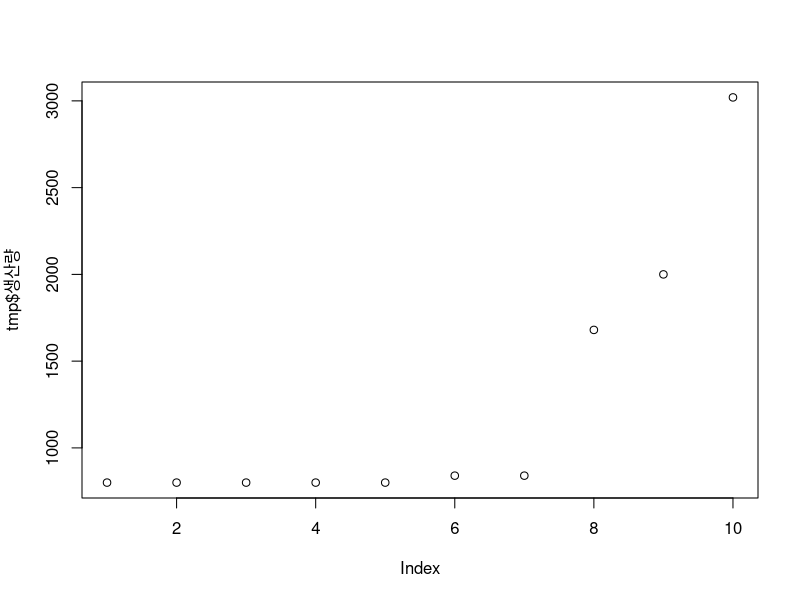
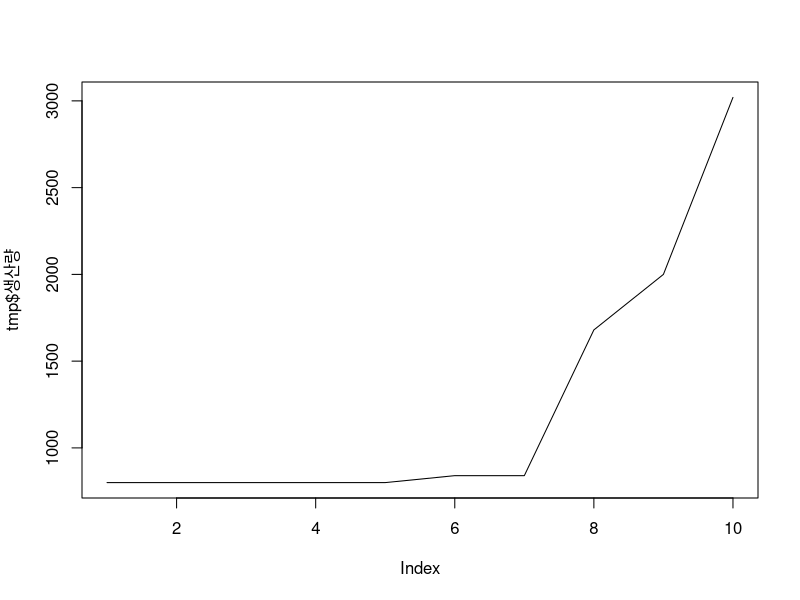
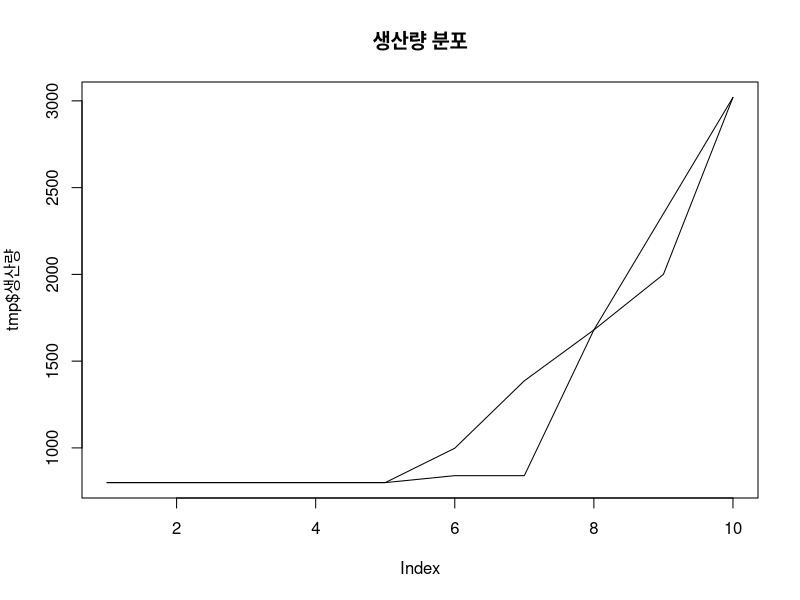
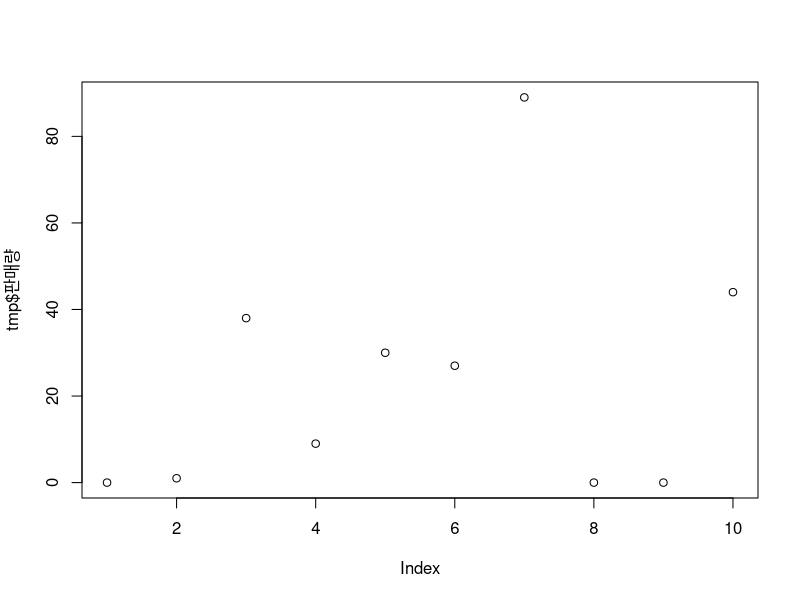
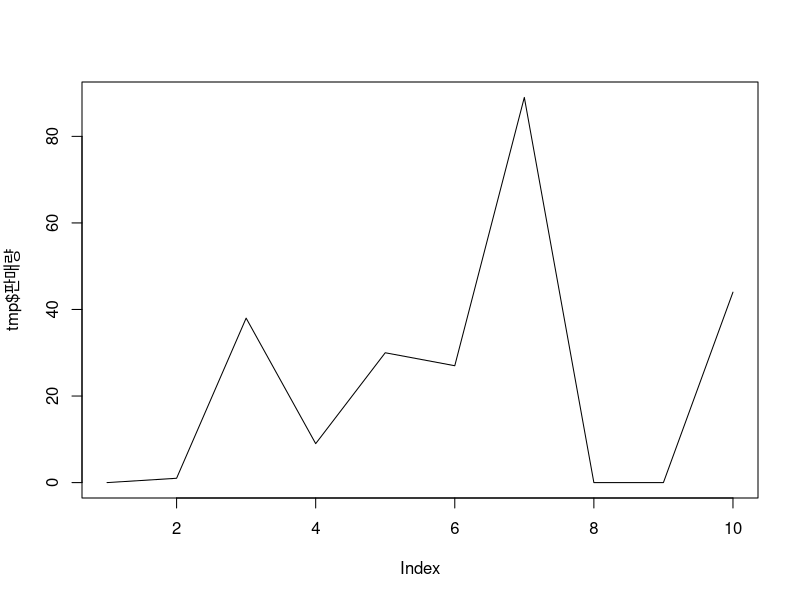
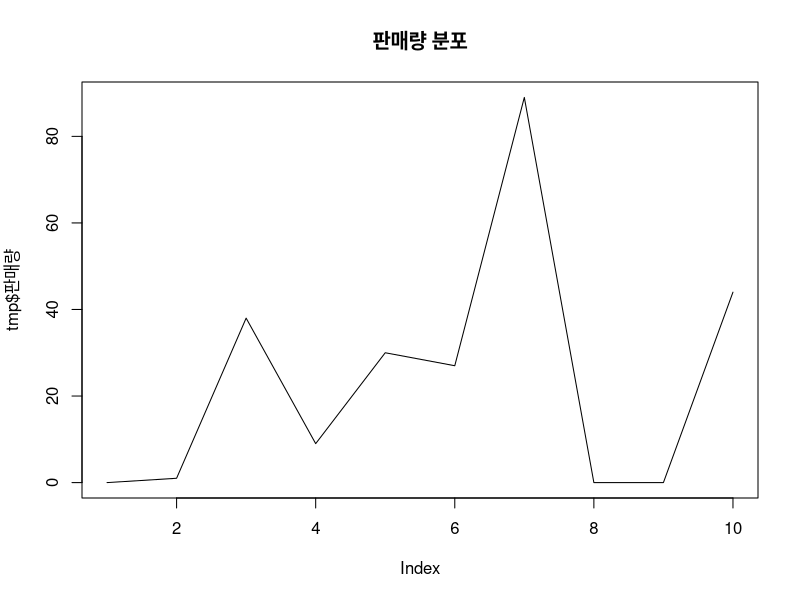
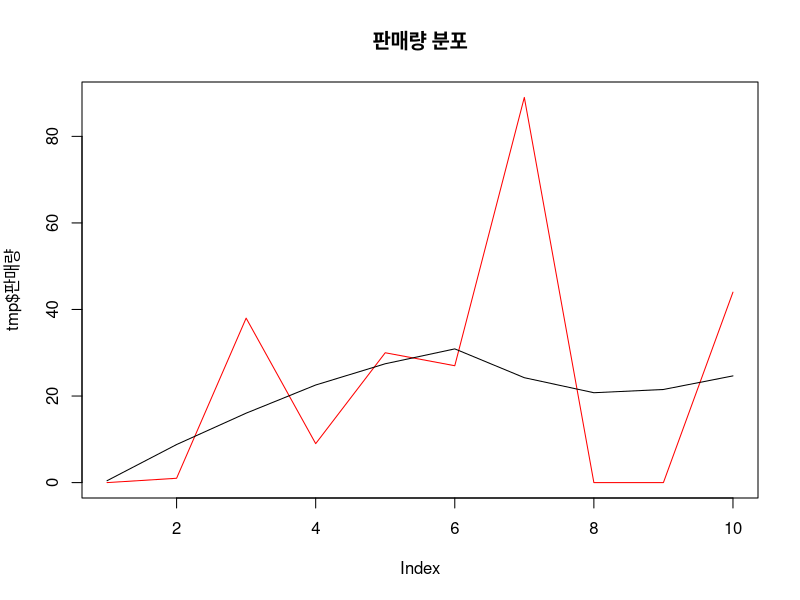
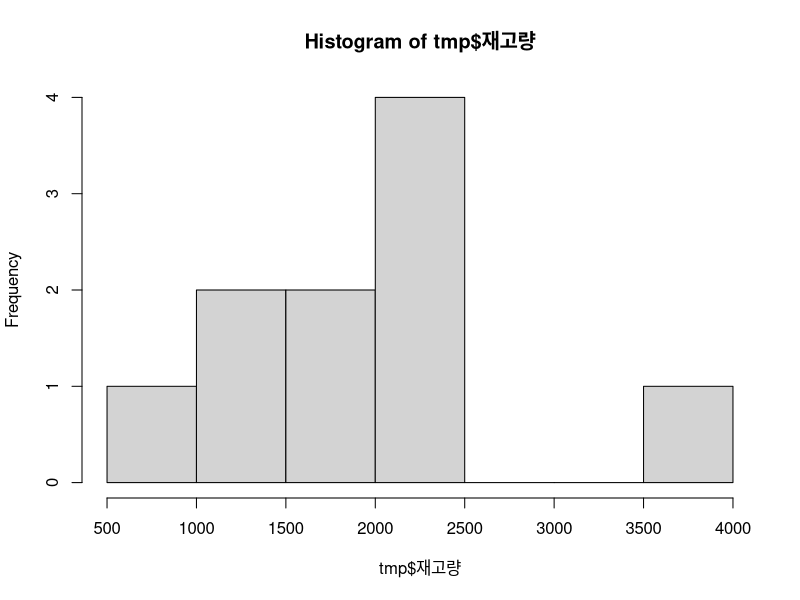

The R script that drew these images, in order:
##
## PSI
## 
## update: 20.05.14

getwd()
setwd("D:/500_Lab/Lab200215/Lab")
getwd()

Sys.setlocale("LC_ALL", "korean")

# install.packages("readxl")
# install.packages("ggplot2")
# install.packages("dplyr")

library(readxl)
library(ggplot2)

## Step 1: 원본 데이터 가져오기
psi_data <- read_excel("data/PSI_data.xlsx")
View(psi_data)

## If 데이터에 NA 값을 0 로 수정
psi_data[is.na(psi_data)] <- 0

## 데이터 그룹화 검색
library(dplyr)
tmp <- group_by(psi_data, psi_data$일자) %>% summarise(n()) 

# arrange(tmp$`n()`, tmp$`psi_data$일자`)
View(tmp)

## 2012-01-10, 2012-01-11
tmp <- filter(psi_data, psi_data$품목코드=="Item_011" , psi_data$생산량 > 0)

## 생산량(P) 데이터 시각화 
plot(tmp$생산량)
plot(tmp$생산량, type = "l")
plot(tmp$생산량, type = "l", main="생산량 분포")
lines(lowess(tmp$생산량))

## 판매량(S) 데이터 시각화 
plot(tmp$판매량)
plot(tmp$판매량, type = "l")
plot(tmp$판매량, type = "l", main="판매량 분포")
plot(tmp$판매량, type = "l", col='red', main="판매량 분포")
lines(lowess(tmp$판매량))

## 재고량(I) 데이터 시각화 
hist(tmp$재고량)
hist(tmp$재고량, main="재고량 분포")
lines(lowess(tmp$재고량))

## 여러 개의 그래프를 하나에 그리기(Combining Graphs)
# par(mfrow = c(1, 1))
# par(mfrow = c(1, 3))
par(mfrow = c(2, 2))
plot(tmp$판매량, type = "l", col='red', main="판매량 분포")
plot(tmp$생산량, type = "l", main="생산량 분포")
hist(tmp$재고량, main="재고량 분포")


#plot(tmp$일자, tmp$판매량, col="red", type = "l", xlim=range(tmp$일자), ylim=range(tmp$판매량,tmp$생산량))
#points(tmp$일자, tmp$생산량, type = "l", xlim=range(tmp$일자), ylim=range(tmp$판매량,tmp$생산량))

## ggplot()
## 산점도 / 산포도  geom_point( )
## 선 그래프        geom_line( )
## 박스플롯         geom_boxplot( )
## 히스토그램       geom_histogram( )
## 막대 그래프      geom_bar( )

Item_data <- filter(psi_data, psi_data$품목코드=="Item_100" )
## P: 생산량
ggplot(data=Item_data, aes(x=일자,y=생산량)) + geom_line(size=1.5, color="red")
## S: 판매량
ggplot(data=Item_data, aes(x=일자,y=판매량)) + geom_line(size=1.5, color="blue")
## I: 재고
ggplot(data=Item_data, aes(x=일자, y = 재고량)) + geom_area(fill="green", alpha=0.2)

## PSI 통합 그래프
ggplot(data=Item_data, aes(x=일자,y=생산량)) +
 geom_line(size=1.5, color="red") +
 geom_line(data=Item_data, aes(x=일자,y=판매량), size=1.5, color="blue") +
 geom_area(data=Item_data, aes(x=일자,y=재고량),fill="green", alpha=0.2)


